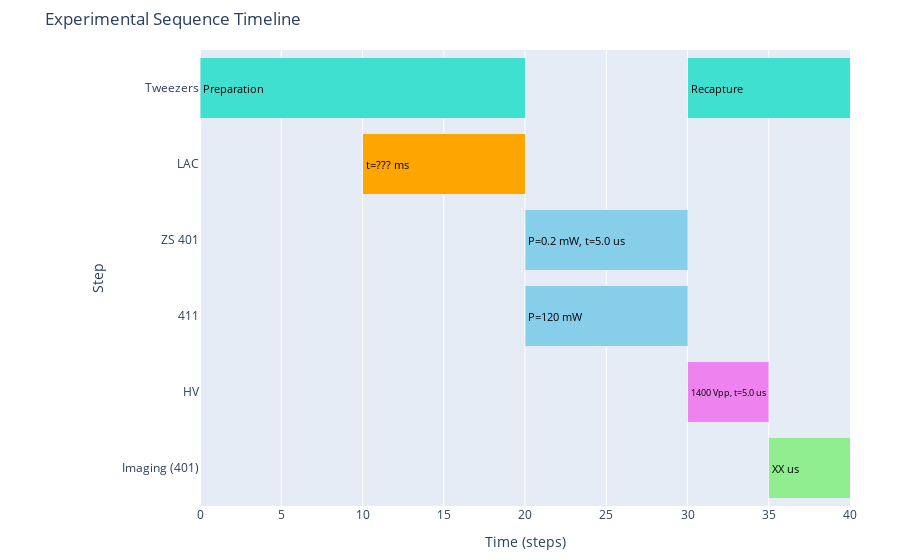

The code cell stored with this chart in its notebook:
### Code cell
import plotly.graph_objects as go
# Parameters that I load from dataframe:

Ryd401ZS_time = 0.005; #(0.005 ms)
Ryd401ZS_SP = 0.2; #(0.2 mW)
PID411_SP = 120; #(120)
OnOffTwduringRydbergTweezers = 1;
IonizationPulseDuration = 0.005; 
ImagingLight_wavelength = 401;
FieldIonize = 0;
doTweezer583LACs=1;
LACs583_time = 30; 
MOT_loadtime = 100;

# Experimental sequence steps
steps = [
    dict(name="Tweezers", start=0, duration=20, group="Prep", label="Preparation"),
    dict(name="LAC", start=10, duration=10, group="Control", label="t=??? ms"),
    dict(name="ZS 401", start=20, duration=10, group="Manipulation", label=f"P={Ryd401ZS_SP} mW, t={Ryd401ZS_time*1e3} us"),
    dict(name="411", start=20, duration=10, group="Manipulation", label=f"P={PID411_SP} mW"),
    dict(name="HV", start=30, duration=5, group="Optional", label=f"1400 Vpp, t={IonizationPulseDuration*1e3} us"),
]

# choose imaging, depending on which camera is on
if ImagingLight_wavelength == 401:
    steps.append(dict(name="Imaging (401)", start=35.005, duration=5, group="Readout", label="pulsed"))
elif ImagingLight_wavelength == 583:
    steps.append(dict(name="Imaging (401)", start=35.005, duration=5, group="Readout", label="XX ms"))
else:
    print()
    
# tweezers?
if OnOffTwduringRydbergTweezers ==0:
    steps.append(dict(name="Tweezers", start=20, duration=20, group="Prep", label=""))
else:
    steps.append(dict(name="Tweezers", start=30, duration=10, group="Prep", label="Recapture"))

# Assign colors per group
colors = {
    "Prep": "turquoise",
    "Control": "orange",
    "Manipulation": "skyblue",
    "Optional": "violet",
    "Readout": "lightgreen"
}

fig = go.Figure()

for step in steps:
    fig.add_trace(go.Bar(
        x=[step["duration"]],
        y=[step["name"]],
        base=step["start"],
        orientation='h',
        marker=dict(color=colors[step["group"]]),
        name=step["group"],
        hovertemplate=f"{step['name']}<br>Start: {step['start']} ms<br>Duration: {step['duration']} ms<br>Group: {step['group']}<extra></extra>",
        text=step["label"], # text=f"{step['name']}",        # ✅ This adds the label
        textposition="inside",         # Can also use "outside", "auto", etc.
        insidetextanchor="start",      # Aligns the label at the start of the bar
        textfont=dict(color="black", size=11)
    ))

# Layout customization
fig.update_layout(
    title="Experimental Sequence Timeline",
    xaxis=dict(title="Time (steps)", range=[0, 40]),
    yaxis=dict(title="Step", autorange="reversed"),
    barmode='stack',
    showlegend=False,
    height=500,
    margin=dict(l=200, r=50, t=50, b=50),
)

fig.show()

### Figure 1 — Plotly figure (JSON) as saved in the notebook; plotly's stock layout.template omitted (floating-point values rounded to 4 significant figures)
{"data": [{"base": 0, "hovertemplate": "Tweezers<br>Start: 0 ms<br>Duration: 20 ms<br>Group: Prep<extra></extra>", "insidetextanchor": "start", "marker": {"color": "turquoise"}, "name": "Prep", "orientation": "h", "text": "Preparation", "textfont": {"color": "black", "size": 11}, "textposition": "inside", "type": "bar", "x": [20], "y": ["Tweezers"]}, {"base": 10, "hovertemplate": "LAC<br>Start: 10 ms<br>Duration: 10 ms<br>Group: Control<extra></extra>", "insidetextanchor": "start", "marker": {"color": "orange"}, "name": "Control", "orientation": "h", "text": "t=??? ms", "textfont": {"color": "black", "size": 11}, "textposition": "inside", "type": "bar", "x": [10], "y": ["LAC"]}, {"base": 20, "hovertemplate": "ZS 401<br>Start: 20 ms<br>Duration: 10 ms<br>Group: Manipulation<extra></extra>", "insidetextanchor": "start", "marker": {"color": "skyblue"}, "name": "Manipulation", "orientation": "h", "text": "P=0.2 mW, t=5.0 us", "textfont": {"color": "black", "size": 11}, "textposition": "inside", "type": "bar", "x": [10], "y": ["ZS 401"]}, {"base": 20, "hovertemplate": "411<br>Start: 20 ms<br>Duration: 10 ms<br>Group: Manipulation<extra></extra>", "insidetextanchor": "start", "marker": {"color": "skyblue"}, "name": "Manipulation", "orientation": "h", "text": "P=120 mW", "textfont": {"color": "black", "size": 11}, "textposition": "inside", "type": "bar", "x": [10], "y": ["411"]}, {"base": 30, "hovertemplate": "HV<br>Start: 30 ms<br>Duration: 5 ms<br>Group: Optional<extra></extra>", "insidetextanchor": "start", "marker": {"color": "violet"}, "name": "Optional", "orientation": "h", "text": "1400 Vpp, t=5.0 us", "textfont": {"color": "black", "size": 11}, "textposition": "inside", "type": "bar", "x": [5], "y": ["HV"]}, {"base": 35.01, "hovertemplate": "Imaging (401)<br>Start: 35.005 ms<br>Duration: 5 ms<br>Group: Readout<extra></extra>", "insidetextanchor": "start", "marker": {"color": "lightgreen"}, "name": "Readout", "orientation": "h", "text": "XX us", "textfont": {"color": "black", "size": 11}, "textposition": "inside", "type": "bar", "x": [5], "y": ["Imaging (401)"]}, {"base": 30, "hovertemplate": "Tweezers<br>Start: 30 ms<br>Duration: 10 ms<br>Group: Prep<extra></extra>", "insidetextanchor": "start", "marker": {"color": "turquoise"}, "name": "Prep", "orientation": "h", "text": "Recapture", "textfont": {"color": "black", "size": 11}, "textposition": "inside", "type": "bar", "x": [10], "y": ["Tweezers"]}], "layout": {"autosize": true, "barmode": "stack", "margin": {"b": 50, "l": 200, "r": 50, "t": 50}, "showlegend": false, "title": {"text": "Experimental Sequence Timeline"}, "xaxis": {"range": [0, 40], "title": {"text": "Time (steps)"}, "type": "linear"}, "yaxis": {"autorange": true, "range": [5.5, -0.5], "title": {"text": "Step"}, "type": "category"}}}
